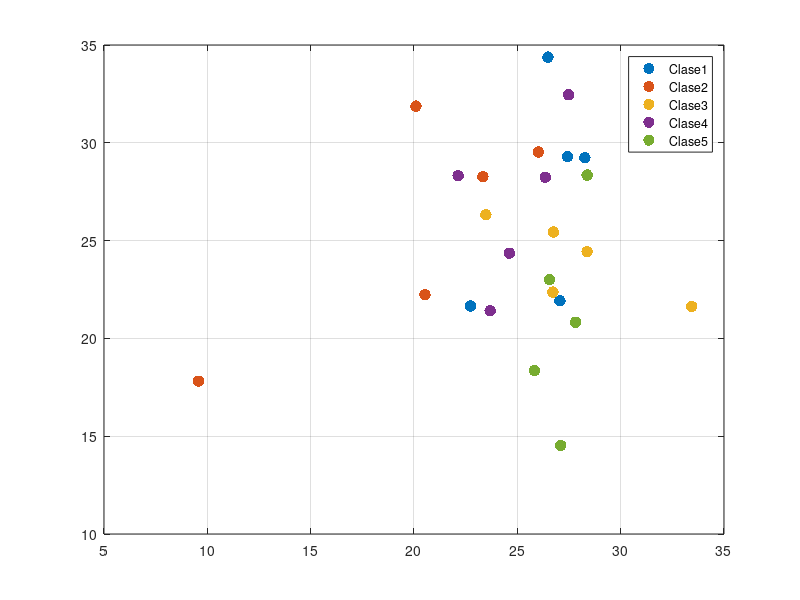

Write the MATLAB code that produced this figure. (Note: this script raises an error after producing the figure.)
close all
clear all
clc
warning off all

clases = input("No. de clases:");
rep = input("No. de representantes por clase:");
dispX = input("¿Cuanta dispersion quieres en x?");
dispY = input("¿Cuanta dispersion quieres en y?");

media = zeros(1, 2.*clases);
A = zeros(2,rep,clases);


for i = 1:clases
    
    cenX = input("Centro X");
    cenY = input("Centro Y");
    
    cx = (randn(1,rep)+cenX)*dispX;
    cy = (randn(1,rep)+cenY)*dispY;

    w = vertcat(cx,cy);
    A(:,:,i)= w;
    media(i) = mean(cx);
    media(i+clases) = mean(cy);
    
    figure(1)
    plot(cx(1,:),cy(1,:),'.','MarkerSize',25,'DisplayName', strcat('Clase ',num2str(i)))
   
    grid on
    hold on
    legend show
    
end
persona = 0;
bandera = 'S';
while bandera == 'S'
    persona = persona + 1;
    ux = input('Ingrese X de la nueva persona: ');
    uy = input('Ingrese Y de la nueva persona: ');
    distancia = input('¿Que criterio de desiciones quieres? \n 1.Mahalanobi \n 2.Euclideana \n');
    
    if distancia == 1 %%%%%%%%%%%%%%%%%Distancia mahalanobi 
 
          text(ux,uy,cellstr(num2str(persona)),'FontSize',15);
          [valor,dism] = Mahalanobi(ux,uy,media,A,clases);
          fprintf("Pertenece a la facultad: %d\n",valor);
    else          %%%%%%%%%%%%%%%%%%%%%%%%%%%Distancia euclideana
         text(ux,uy,cellstr(num2str(persona)),'FontSize',15);
         [valor,dise]=Euclideana(ux,uy,media,clases);
         fprintf("Pertenece a la facultad: %d\n",valor);

    end
    
    prompt = "\nQuisiera ingresar otro? S/N: ";
    bandera = input(prompt,"s");
end


fprintf("Matriz de confusion");
matrizConfusionMaha = zeros(clases,clases);
matrizConfusionEuclideana = zeros(clases,clases);
%pruebasPorClase = round(rep*0.1);
pruebasPorClase = round(rep);
pruebas = zeros(3, pruebasPorClase*clases);

for i = 1:clases
    for j = 1:pruebasPorClase
        pruebas(1, j+(i-1)*pruebasPorClase) = i;
        pruebas(2, j+(i-1)*pruebasPorClase) = Mahalanobi(A(1,j,i),A(2,j,i),media,A,clases);
        pruebas(3, j+(i-1)*pruebasPorClase)= Euclideana(A(1,j,i),A(2,j,i),media,clases);
    end
end

for i=1:pruebasPorClase*clases
    matrizConfusionMaha(pruebas(1,i), pruebas(2,i)) = matrizConfusionMaha(pruebas(1,i), pruebas(2,i))+1;
    matrizConfusionEuclideana(pruebas(1,i), pruebas(3,i)) = matrizConfusionEuclideana(pruebas(1,i), pruebas(3,i))+1;
   
end
lineaprinmaha=0;
lineaprinEuclideana=0;
porclasemaha = zeros(clases);
porclaseeuclide= zeros(clases);
for i=1:clases
    lineaprinEuclideana= lineaprinEuclideana+matrizConfusionEuclideana(i,i);
    lineaprinmaha=lineaprinmaha +matrizConfusionMaha(i,i);
    porclaseeuclide(i) = (matrizConfusionEuclideana(i,i)*100)/rep;
    porclasemaha(i)= (matrizConfusionMaha(i,i)*100)/rep;
end
acuracymaha= (lineaprinmaha*100)/(rep*clases);
acuracyeuclideana= (lineaprinEuclideana*100)/(rep*clases);

fprintf("Matriz de confusion de Mahalanobi")
matrizConfusionMaha
fprintf("presion de ");
acuracymaha
porclasemaha

fprintf("Matriz de consuion de Euclideana")
matrizConfusionEuclideana
fprintf("con precision de");
acuracyeuclideana
porclaseeuclide

disp('fin de proceso...')

function [valor,distm] = Mahalanobi(ux,uy,media,A,clases)
     distm= zeros(1,clases);
    for i = 1:clases
         uxmedia = ux-media(i);
         uymedia=uy-media(i+clases);
         matrizper= horzcat(uxmedia,uymedia);
         covarianza = cov(A(:,:,i)','omitrows');
         distm(i)= matrizper*covarianza*matrizper';  
     end
    minimo=min(min(distm));
    valor=find(distm==minimo);
end


function [valor,diste] = Euclideana(ux,uy,media,clases)
    diste= zeros(1,clases);
    for i = 1:clases
        diste(i) = sqrt((ux-media(i))^2 + (uy-media(i+clases))^2);
    end
    minimo=min(min(diste));
    valor=find(diste==minimo);
end